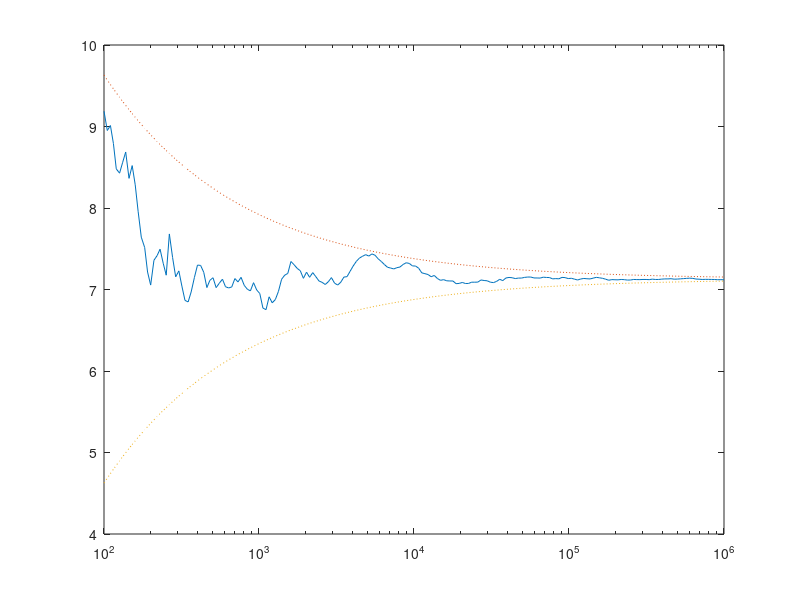

Write the MATLAB code that produced this figure. (Note: this script raises an error after producing the figure.)
% Price a European call by simulation and check it against Black-Scholes
rng(42);
S0 = 100;  K = 105;  r = 0.03;  sigma = 0.2;  T = 1;
N = 1e6;

Z = randn(N, 1);
ST = S0 * exp((r - 0.5*sigma^2)*T + sigma*sqrt(T)*Z);
payoff = exp(-r*T) * max(ST - K, 0);

running = cumsum(payoff) ./ (1:N)';
call = blsprice(S0, K, r, T, sigma);
se = std(payoff) / sqrt(N);

idx = round(logspace(2, 6, 200));
band = 2 * std(payoff) ./ sqrt(idx);
semilogx(idx, running(idx));
hold on;
semilogx(idx, call + band, ':');
semilogx(idx, call - band, ':');
yline(call, '--');
title('Monte Carlo estimate against Black-Scholes');
xlabel('Paths');
ylabel('Call price');

fprintf('Monte Carlo: %.3f (standard error %.3f)\n', running(end), se);
fprintf('Black-Scholes: %.3f\n', call);
